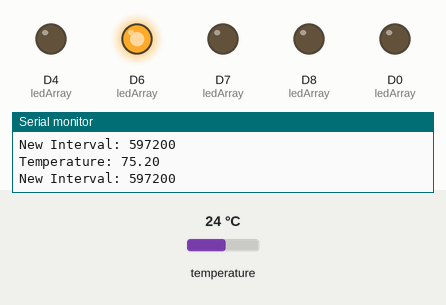
Simulated run of this program. Board: ESP8266 (Wemos D1 mini). Shown: output pins drawn as LEDs (lit = HIGH), the last lines printed to the serial monitor. Dashed ring = blinking. The inputs (shaded band) are chosen by the test bench; at power-on: temperature 24 °C.

Above: at 3.5 s.
3.6 s: temperature set to 28 °C
9.6 s: temperature set to 12 °C
At 10.9 s:
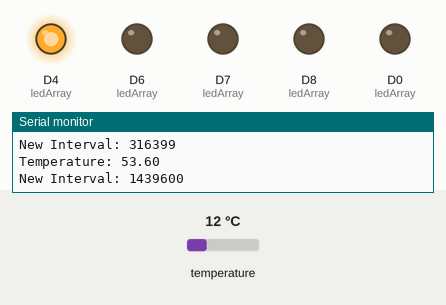
13.1 s: temperature set to 33 °C
At 15.6 s:
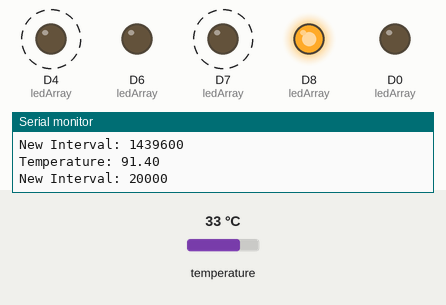
16.6 s: temperature set to 19 °C
At 21.8 s:
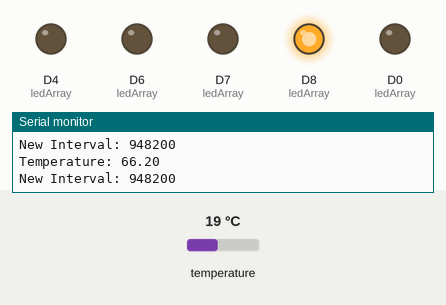
Timing chart, 0 to 23.6 s (numbered marks = the images above; inputs shaded):
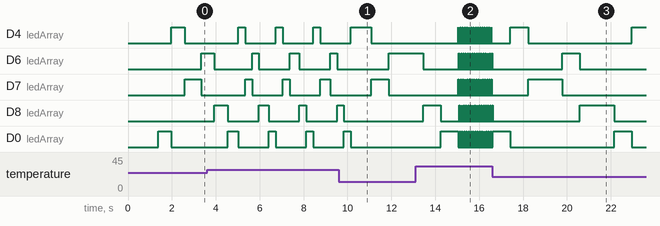

Measured:
- after the input at 9.6 s, D8 (ledArray): goes on until 9.8 s, then stays LOW; D0 (ledArray): goes on until 10.2 s, then stays LOW
- after the input at 13.1 s, D7 (ledArray): alternates HIGH for 0.02 s and LOW for 0.08 s, starting after 2.0 s
- after the input at 16.6 s, D0 (ledArray): HIGH → LOW after 0.82 s, → HIGH 4.7 s later, → LOW 0.80 s later
- by itself, D0 (ledArray): repeats every 1.7 s: LOW 1.4 s, HIGH 0.32 s

The program:

main.cpp
```cpp
#include <Arduino.h>
#include <ESP8266TimerInterrupt.h>
#include <OneWire.h>
#include <DallasTemperature.h>

#define LED1 D0
#define LED2 D4
#define LED3 D6
#define LED4 D7
#define LED5 D8

uint8_t ledArray[] = {LED5, LED1, LED2, LED4, LED3};

#define SLOW_BLINK 800 // ms
#define FAST_BLINK 20  // ms
#define LOW_TEMP 70.0
#define HIGH_TEMP 90.0

ESP8266Timer ITimer; // timer1

#define TEMP D3
OneWire oneWire(TEMP);
// Pass our oneWire reference to Dallas Temperature.
DallasTemperature sensors(&oneWire);

// Blink rate calculation variables
float slope; // slope of blink rate per temperature
float offset;

uint8_t currLED; // holds which LED is now on

void blinkLEDs(); // this is a prototype of the actual function near the
                  // bottom of the file

void setup()
{
  Serial.begin(9600);
  // Put a line break to separate useful output from the garbage
  Serial.println();
  // Initialize all pins
  for (uint8_t i = 0; i < (sizeof(ledArray) / sizeof(ledArray[0])); i++)
  {
    pinMode(ledArray[i], OUTPUT);
    digitalWrite(ledArray[i], LOW);
  }
  // Initialize temperature sensor library
  sensors.begin();

  // Setup timer for light blinking; interval in microsecords
  if (ITimer.attachInterruptInterval(SLOW_BLINK * 1000, blinkLEDs))
  {
    Serial.println(F("Starting  ITimer OK"));
  }
  else
    Serial.println(F("Can't set ITimer. Select another freq. or timer"));

  // Calculate blink rate slope
  slope = (FAST_BLINK - SLOW_BLINK) / (HIGH_TEMP - LOW_TEMP);
  Serial.print(F("Slope: "));
  Serial.println(slope);

  // Calculate blink rate offset
  offset = SLOW_BLINK - (slope * LOW_TEMP);
  Serial.print(F("offset: "));
  Serial.println(offset);

  currLED = 0;
  Serial.println(F("setup complete"));
}

void loop()
{
  // read temperature
  sensors.requestTemperatures();
  float temperature = sensors.getTempFByIndex(0);
  Serial.print(F("Temperature: "));
  Serial.println(temperature);
  if (temperature > HIGH_TEMP)
    temperature = HIGH_TEMP;
  // adjust link blink delay
  unsigned long newInterval = long((slope * temperature + offset) * 1000);
  Serial.print(F("New Interval: "));
  Serial.println(newInterval);
  if (newInterval < FAST_BLINK * 1000)
    newInterval = FAST_BLINK * 1000;
  if (newInterval > SLOW_BLINK * 1000)
    newInterval = SLOW_BLINK * 1000;
  ITimer.setInterval(newInterval, blinkLEDs);
  delay(newInterval / 500); // wait between each temp update
}

void blinkLEDs()
{
  // increment which LED should be on
  currLED = (currLED == 4) ? 0 : currLED + 1;
  // set all LEDs off and then turn on currLED
  for (uint8_t i = 0; i < (sizeof(ledArray) / sizeof(ledArray[0])); i++)
  {
    digitalWrite(ledArray[i], LOW);
  }
  digitalWrite(ledArray[currLED], HIGH);
}
```
